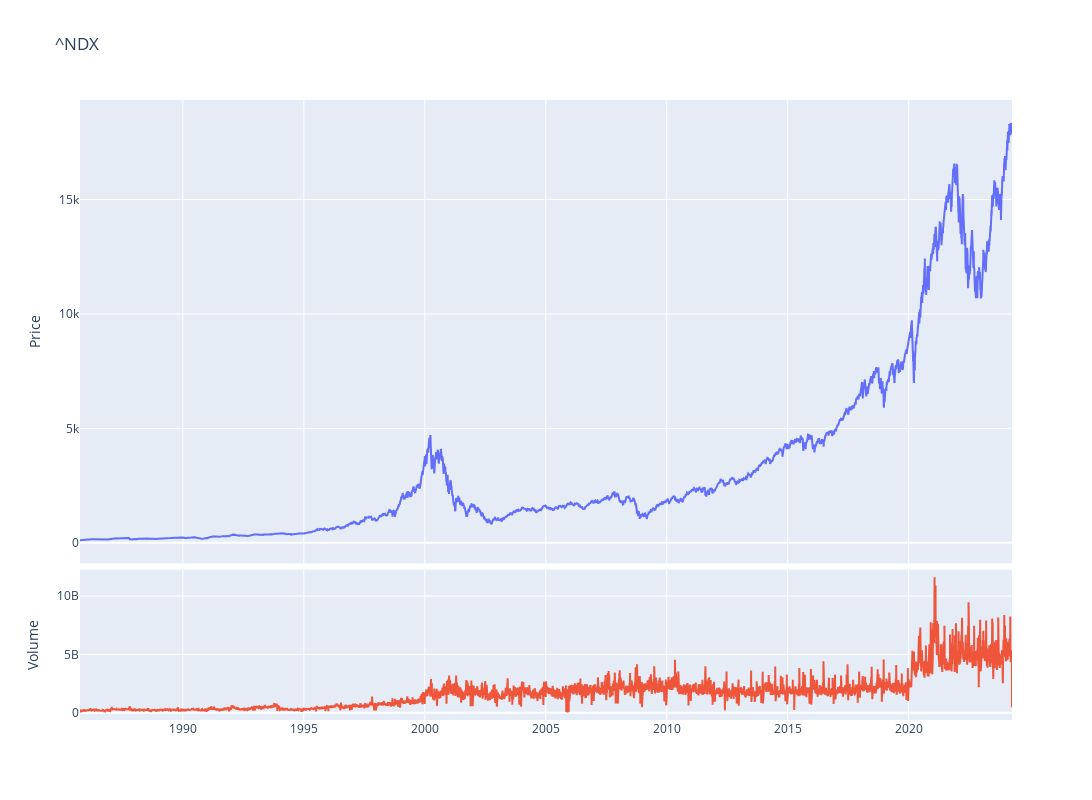

The notebook cell saved with this chart:
### Code cell
fig = make_subplots(rows=4, cols=1,shared_xaxes=True,vertical_spacing=0.01,specs=[[{'rowspan':3,'colspan':1}],[None],[None],[{'rowspan':1,'colspan':1}]])

# Graph (1,1)
fig.add_trace(go.Scatter(x=stock_ticker.index,y=stock_ticker['Adj Close'],mode="lines",name=f"{ticker}"),row=1, col=1)
# Update xaxis properties
fig.update_yaxes(title_text="Price", row=1, col=1)

# Graph (4,1)
fig.add_trace(go.Scatter(x=stock_ticker.index,y=stock_ticker['Volume'],mode="lines",name='Volume'),row=4, col=1)
fig.update_yaxes(title_text="Volume", row=4, col=1)

fig.update_layout(height=800, width=1300,showlegend=False,title=f"{ticker}")

fig.show()

### Figure 1 — Plotly figure (JSON) as saved in the notebook; plotly's stock layout.template omitted (floating-point values rounded to 4 significant figures; data arrays with more than 128 entries replaced by an {"elided": "..."} marker saying what was removed)
{"data": [{"mode": "lines", "name": "^NDX", "type": "scatter", "x": {"elided": "9709 str values"}, "xaxis": "x", "y": {"elided": "9709 float values"}, "yaxis": "y"}, {"mode": "lines", "name": "Volume", "type": "scatter", "x": {"elided": "9709 str values"}, "xaxis": "x2", "y": {"elided": "9709 int values"}, "yaxis": "y2"}], "layout": {"height": 800, "showlegend": false, "title": {"text": "^NDX"}, "width": 1300, "xaxis": {"anchor": "y", "domain": [0, 1], "matches": "x2", "showticklabels": false}, "xaxis2": {"anchor": "y2", "domain": [0, 1]}, "yaxis": {"anchor": "x", "domain": [0.2525, 1], "title": {"text": "Price"}}, "yaxis2": {"anchor": "x2", "domain": [0, 0.2425], "title": {"text": "Volume"}}}}
